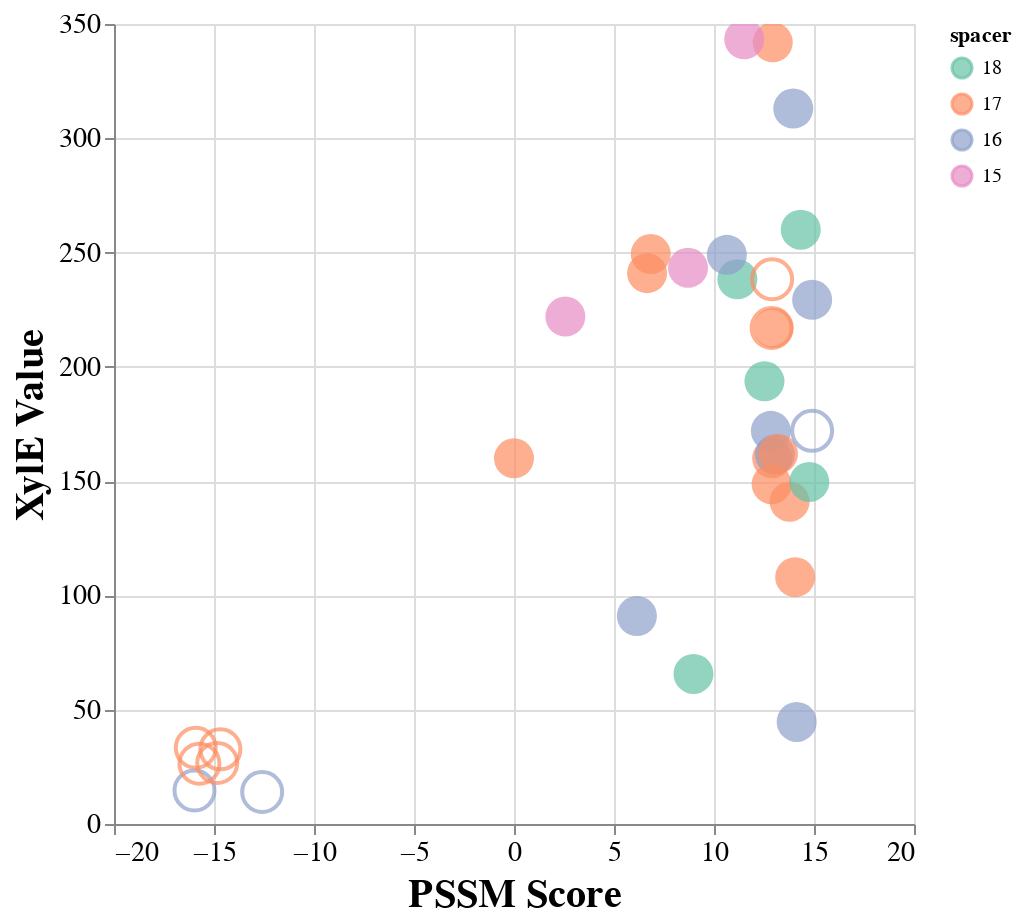

Notebook code cell kept with this figure:
### Code cell
# scatter plot of hex1 vs hex 2
filled = alt.Chart(
    xyle_df,
).mark_circle().encode(
    x=alt.X('total_score:Q',axis=alt.Axis(title="PSSM Score")),
    y=alt.Y('mean_xyle:Q',axis=alt.Axis(title="XylE Value")),
    color=alt.Color('spacer:N',scale=alt.Scale(scheme='set2'),sort='descending'),
    # sinebow, tableau10, viridis, set2
    size=alt.value(400),
    tooltip=["desc:N","hex1:N",'hex2:N','total_score:Q'],
).interactive()

donut = alt.Chart(
    sub_scramble,
).mark_point().encode(
    x=alt.X('total_score:Q',axis=alt.Axis(title="PSSM Score")),
    y=alt.Y('mean_xyle:Q',axis=alt.Axis(title="XylE Value")),
    color=alt.Color('spacer:N',scale=alt.Scale(scheme='set2'),sort='descending'),
    # sinebow, tableau10, viridis, set2
    size=alt.value(400),
    tooltip=["desc:N","hex1:N",'hex2:N','total_score:Q','mean_xyle:Q'],
).interactive()

#combo.save('consensus_scatter.html')
chart = filled + donut

chart.configure_axis(
    labelFontSize=14,
    titleFontSize=20
).properties(
    width=400,
    height=400
)

### Figure 1 — Vega-Lite specification as saved in the notebook (floating-point values rounded to 4 significant figures)
{"config": {"view": {"continuousWidth": 400, "continuousHeight": 300}, "axis": {"labelFontSize": 14, "titleFontSize": 20}}, "layer": [{"data": {"name": "data-084279e637ee3401dfc5205458aeedc4"}, "mark": "circle", "encoding": {"color": {"type": "nominal", "field": "spacer", "scale": {"scheme": "set2"}, "sort": "descending"}, "size": {"value": 400}, "tooltip": [{"type": "nominal", "field": "desc"}, {"type": "nominal", "field": "hex1"}, {"type": "nominal", "field": "hex2"}, {"type": "quantitative", "field": "total_score"}], "x": {"type": "quantitative", "axis": {"title": "PSSM Score"}, "field": "total_score"}, "y": {"type": "quantitative", "axis": {"title": "XylE Value"}, "field": "mean_xyle"}}, "selection": {"selector006": {"type": "interval", "bind": "scales", "encodings": ["x", "y"]}}}, {"data": {"name": "data-67e425d9495da413388427cf6731f7f6"}, "mark": "point", "encoding": {"color": {"type": "nominal", "field": "spacer", "scale": {"scheme": "set2"}, "sort": "descending"}, "size": {"value": 400}, "tooltip": [{"type": "nominal", "field": "desc"}, {"type": "nominal", "field": "hex1"}, {"type": "nominal", "field": "hex2"}, {"type": "quantitative", "field": "total_score"}, {"type": "quantitative", "field": "mean_xyle"}], "x": {"type": "quantitative", "axis": {"title": "PSSM Score"}, "field": "total_score"}, "y": {"type": "quantitative", "axis": {"title": "XylE Value"}, "field": "mean_xyle"}}, "selection": {"selector007": {"type": "interval", "bind": "scales", "encodings": ["x", "y"]}}}], "height": 400, "width": 400, "$schema": "https://vega.github.io/schema/vega-lite/v4.0.2.json", "datasets": {"data-084279e637ee3401dfc5205458aeedc4": [{"locus_tag": "EQU24_RS02895", "desc": "EQU24_RS02895||exosortase system-associated protein, TIGR04073 family", "manual_desc": "exosortase system-associated protein - EQU24_RS02895", "motif_block": "TTGACAACATTCAACCTTTAGGCTATTGT", "hex1": "TTGACA", "hex1_score": 8.353, "hex2": "TATTGT", "hex2_score": 5.705, "total_score": 14.06, "spacer": 17, "rep1": 100, "rep2": 105, "rep3": 119, "mean_xyle": 108.0, "std_xyle": 8.042, "std_low": 99.96, "std_high": 116.0, "scramble": false}, {"locus_tag": "EQU24_RS02970", "desc": "EQU24_RS02970|pqqA|pyrroloquinoline quinone precursor peptide PqqA", "manual_desc": "PQQ precursor peptide (pqqA) - EQU24_RS02970", "motif_block": "TTGCTTTGCCTAAATTATCGTCGTATACT", "hex1": "TTGCTT", "hex1_score": 5.215, "hex2": "TATACT", "hex2_score": 7.692, "total_score": 12.91, "spacer": 17, "rep1": 204, "rep2": 148, "rep3": 128, "mean_xyle": 160.0, "std_xyle": 32.17, "std_low": 127.8, "std_high": 192.2, "scramble": false}, {"locus_tag": "EQU24_RS03495", "desc": "EQU24_RS03495||cold-shock protein", "manual_desc": "cold-shock protein - EQU24_RS03495", "motif_block": "TTGACTTTGGGGAAATAAGGCATAGAAT", "hex1": "TTGACT", "hex1_score": 7.306, "hex2": "TAGAAT", "hex2_score": 5.74, "total_score": 13.05, "spacer": 16, "rep1": 150, "rep2": 143, "rep3": 192, "mean_xyle": 161.7, "std_xyle": 21.64, "std_low": 140.0, "std_high": 183.3, "scramble": false}, {"locus_tag": "EQU24_RS07185", "desc": "EQU24_RS07185||glutamate--ammonia ligase", "manual_desc": "glutamate-ammonia ligase - EQU24_RS07185", "motif_block": "TTGTAATTGAGATCAATTAGTTGCTTATAT", "hex1": "TTGTAA", "hex1_score": 5.04, "hex2": "TTATAT", "hex2_score": 3.934, "total_score": 8.974, "spacer": 18, "rep1": 50, "rep2": 69, "rep3": 78, "mean_xyle": 65.67, "std_xyle": 11.67, "std_low": 54.0, "std_high": 77.34, "scramble": false}, {"locus_tag": "EQU24_RS07390", "desc": "EQU24_RS07390|rpmI|50S ribosomal protein L35", "manual_desc": "50S ribosomal protein L35 - EQU24_RS07390", "motif_block": "CTCAAGGAAACTTACTATTTTTAATCG", "hex1": "CTCAAG", "hex1_score": -0.8016, "hex2": "TAATCG", "hex2_score": 3.37, "total_score": 2.568, "spacer": 15, "rep1": 243, "rep2": 222, "rep3": 201, "mean_xyle": 222.0, "std_xyle": 17.15, "std_low": 204.9, "std_high": 239.1, "scramble": false}, {"locus_tag": "EQU24_RS10370", "desc": "EQU24_RS10370|acpP|acyl carrier protein", "manual_desc": "acyl carrier protein - EQU24_RS10370", "motif_block": "GTGATATTTTTATAATATAAAGTATAAT", "hex1": "GTGATA", "hex1_score": 4.381, "hex2": "TATAAT", "hex2_score": 8.462, "total_score": 12.84, "spacer": 16, "rep1": 138, "rep2": 183, "rep3": 195, "mean_xyle": 172.0, "std_xyle": 24.54, "std_low": 147.5, "std_high": 196.5, "scramble": false}, {"locus_tag": "EQU24_RS12095", "desc": "EQU24_RS12095||cytochrome c", "manual_desc": "cytochrome c - EQU24_RS12095", "motif_block": "TTGAATTTTTACGTTAAATCCCCTATTCT", "hex1": "TTGAAT", "hex1_score": 5.952, "hex2": "TATTCT", "hex2_score": 6.985, "total_score": 12.94, "spacer": 17, "rep1": 305, "rep2": 384, "rep3": 337, "mean_xyle": 342.0, "std_xyle": 32.44, "std_low": 309.6, "std_high": 374.4, "scramble": false}, {"locus_tag": "EQU24_RS12525", "desc": "EQU24_RS12525|ssrA|transfer-messenger RNA", "manual_desc": "transfer-messenger RNA (ssrA) - EQU24_RS12525", "motif_block": "TTGCTAATGATGAATTTAATTGTTAATAT", "hex1": "TTGCTA", "hex1_score": 6.263, "hex2": "TAATAT", "hex2_score": 6.618, "total_score": 12.88, "spacer": 17, "rep1": 139, "rep2": 111, "rep3": 196, "mean_xyle": 148.7, "std_xyle": 35.37, "std_low": 113.3, "std_high": 184.0, "scramble": false}, {"locus_tag": "EQU24_RS15100", "desc": "EQU24_RS15100||HU family DNA-binding protein", "manual_desc": "HU family DNA-binding protein - EQU24_RS15100", "motif_block": "TTGACACTTTATGAGTCGTGTTGATATAAA", "hex1": "TTGACA", "hex1_score": 8.353, "hex2": "TATAAA", "hex2_score": 5.984, "total_score": 14.34, "spacer": 18, "rep1": 296, "rep2": 227, "rep3": 257, "mean_xyle": 260.0, "std_xyle": 28.25, "std_low": 231.8, "std_high": 288.2, "scramble": false}, {"locus_tag": "EQU24_RS15535", "desc": "EQU24_RS15535||hypothetical protein", "manual_desc": "hypothetical protein - EQU24_RS15535", "motif_block": "TTTACTAAGAAAGGCTGATCAAGGTATAGT", "hex1": "TTTACT", "hex1_score": 4.756, "hex2": "TATAGT", "hex2_score": 6.411, "total_score": 11.17, "spacer": 18, "rep1": 193, "rep2": 221, "rep3": 301, "mean_xyle": 238.3, "std_xyle": 45.76, "std_low": 192.6, "std_high": 284.1, "scramble": false}, {"locus_tag": "EQU24_RS15705", "desc": "EQU24_RS15705||cold-shock protein", "manual_desc": "cold-shock protein - EQU24_RS15705", "motif_block": "TCGATAGACACATCCCATACCTTTTATTCT", "hex1": "TCGATA", "hex1_score": 5.538, "hex2": "TATTCT", "hex2_score": 6.985, "total_score": 12.52, "spacer": 18, "rep1": 184, "rep2": 203, "rep3": 194, "mean_xyle": 193.7, "std_xyle": 7.76, "std_low": 185.9, "std_high": 201.4, "scramble": false}, {"locus_tag": "EQU24_RS15745", "desc": "EQU24_RS15745||cold-shock protein", "manual_desc": "cold-shock protein - EQU24_RS15745", "motif_block": "TTGCTTTCCTGATTAGCCGGCTTTATTAT", "hex1": "TTGCTT", "hex1_score": 5.215, "hex2": "TATTAT", "hex2_score": 7.756, "total_score": 12.97, "spacer": 17, "rep1": 232, "rep2": 219, "rep3": 200, "mean_xyle": 217.0, "std_xyle": 13.14, "std_low": 203.9, "std_high": 230.1, "scramble": false}, {"locus_tag": "EQU24_RS16195", "desc": "EQU24_RS16195||hypothetical protein", "manual_desc": "hypothetical protein - EQU24_RS16195", "motif_block": "TTGACATGTTTCTTCGATCATGTTAAAAA", "hex1": "TTGACA", "hex1_score": 8.353, "hex2": "TAAAAA", "hex2_score": 4.847, "total_score": 13.2, "spacer": 17, "rep1": 174, "rep2": 129, "rep3": 183, "mean_xyle": 162.0, "std_xyle": 23.62, "std_low": 138.4, "std_high": 185.6, "scramble": false}, {"locus_tag": "EQU24_RS18060", "desc": "EQU24_RS18060|rplM|50S ribosomal protein L13", "manual_desc": "50S ribosomal protein L13 - EQU24_RS18060", "motif_block": "TTTATTGGGTCCTAAACAGAATAAACA", "hex1": "TTTATT", "hex1_score": 4.625, "hex2": "TAAACA", "hex2_score": 4.076, "total_score": 8.701, "spacer": 15, "rep1": 219, "rep2": 283, "rep3": 228, "mean_xyle": 243.3, "std_xyle": 28.29, "std_low": 215.0, "std_high": 271.6, "scramble": false}, {"locus_tag": "EQU24_RS18140", "desc": "EQU24_RS18140|moxF|PQQ-dependent dehydrogenase, methanol/ethanol family", "manual_desc": "methanol dehydrogenase (moxF) - EQU24_RS18140", "motif_block": "TTGTAACAACAAACACCGCAATCAATAG", "hex1": "TTGTAA", "hex1_score": 5.04, "hex2": "CAATAG", "hex2_score": 1.105, "total_score": 6.145, "spacer": 16, "rep1": 79, "rep2": 82, "rep3": 112, "mean_xyle": 91.0, "std_xyle": 14.9, "std_low": 76.1, "std_high": 105.9, "scramble": false}, {"locus_tag": "EQU24_RS18355", "desc": "EQU24_RS18355||hypothetical protein", "manual_desc": "hypothetical protein - EQU24_RS18355", "motif_block": "TTTATAAGATTTCCGTTTATTTTATAAT", "hex1": "TTTATA", "hex1_score": 5.672, "hex2": "TATAAT", "hex2_score": 8.462, "total_score": 14.13, "spacer": 16, "rep1": 50, "rep2": 38, "rep3": 46, "mean_xyle": 44.67, "std_xyle": 4.989, "std_low": 39.68, "std_high": 49.66, "scramble": false}, {"locus_tag": "EQU24_RS19105", "desc": "EQU24_RS19105|rpsT|30S ribosomal protein S20", "manual_desc": "30S ribosomal protein S20 - EQU24_RS19105", "motif_block": "TTGACAATAGTAGCACTACGCAAGATAAT", "hex1": "TTGACA", "hex1_score": 8.353, "hex2": "GATAAT", "hex2_score": 5.426, "total_score": 13.78, "spacer": 17, "rep1": 146, "rep2": 139, "rep3": 138, "mean_xyle": 141.0, "std_xyle": 3.559, "std_low": 137.4, "std_high": 144.6, "scramble": false}, {"locus_tag": "EQU24_RS19315", "desc": "EQU24_RS19315|pmoC|methane monooxygenase/ammonia monooxygenase subunit C", "manual_desc": "methane monooxygenase subunit C (pmoC) - EQU24_RS19315", "motif_block": "TTGACAAGCCTTTTCGAAATGATAAACT", "hex1": "TTGACA", "hex1_score": 8.353, "hex2": "TAAACT", "hex2_score": 6.554, "total_score": 14.91, "spacer": 16, "rep1": 209, "rep2": 265, "rep3": 214, "mean_xyle": 229.3, "std_xyle": 25.3, "std_low": 204.0, "std_high": 254.6, "scramble": false}, {"locus_tag": "EQU24_RS19765", "desc": "EQU24_RS19765|rnpB|RNase P RNA component class A", "manual_desc": "RNase P RNA component class A - EQU24_RS19765", "motif_block": "CCGACATGTTTTTAATTCGCGTATAAT", "hex1": "CCGACA", "hex1_score": 3.05, "hex2": "TATAAT", "hex2_score": 8.462, "total_score": 11.51, "spacer": 15, "rep1": 333, "rep2": 326, "rep3": 371, "mean_xyle": 343.3, "std_xyle": 19.77, "std_low": 323.6, "std_high": 363.1, "scramble": false}, {"locus_tag": "EQU24_RS21040", "desc": "EQU24_RS21040|rpmB|50S ribosomal protein L28", "manual_desc": "50S ribosomal protein L28 - EQU24_RS21040", "motif_block": "TTCTCGTTGAACGGACGTTTTTTCTTTCG", "hex1": "TTCTCG", "hex1_score": 1.212, "hex2": "CTTTCG", "hex2_score": -1.213, "total_score": -0.00134, "spacer": 17, "rep1": 159, "rep2": 148, "rep3": 173, "mean_xyle": 160.0, "std_xyle": 10.23, "std_low": 149.8, "std_high": 170.2, "scramble": false}, {"locus_tag": "EQU24_RS21560", "desc": "EQU24_RS21560|fbaA|class II fructose-bisphosphate aldolase", "manual_desc": "fructose-bisphosphate aldolase - EQU24_RS21560", "motif_block": "TTGTCGCGAAAACGGGTTTGTTTTTTGAT", "hex1": "TTGTCG", "hex1_score": 4.247, "hex2": "TTTGAT", "hex2_score": 2.408, "total_score": 6.656, "spacer": 17, "rep1": 234, "rep2": 238, "rep3": 251, "mean_xyle": 241.0, "std_xyle": 7.257, "std_low": 233.7, "std_high": 248.3, "scramble": false}, {"locus_tag": "EQU24_RS21565", "desc": "EQU24_RS21565||transaldolase", "manual_desc": "transaldolase - EQU24_RS21565", "motif_block": "CCGATATAGGAATTTGCTGATTAAATACT", "hex1": "CCGATA", "hex1_score": 2.919, "hex2": "AATACT", "hex2_score": 3.919, "total_score": 6.838, "spacer": 17, "rep1": 247, "rep2": 283, "rep3": 218, "mean_xyle": 249.3, "std_xyle": 26.59, "std_low": 222.7, "std_high": 275.9, "scramble": false}, {"locus_tag": "EQU24_RS21665", "desc": "EQU24_RS21665|trxA|thioredoxin TrxA", "manual_desc": "thioredoxin TrxA - EQU24_RS21665", "motif_block": "TTGACAAAATAACGCCGGCACTCCTATAGT", "hex1": "TTGACA", "hex1_score": 8.353, "hex2": "TATAGT", "hex2_score": 6.411, "total_score": 14.76, "spacer": 18, "rep1": 148, "rep2": 129, "rep3": 172, "mean_xyle": 149.7, "std_xyle": 17.59, "std_low": 132.1, "std_high": 167.3, "scramble": false}, {"locus_tag": "EQU24_RS21720", "desc": "EQU24_RS21720||hypothetical protein", "manual_desc": "hypothetical protein - EQU24_RS21720", "motif_block": "TTGCTTTTATTTTGGGAATGAGGATAAT", "hex1": "TTGCTT", "hex1_score": 5.215, "hex2": "GATAAT", "hex2_score": 5.426, "total_score": 10.64, "spacer": 16, "rep1": 227, "rep2": 245, "rep3": 275, "mean_xyle": 249.0, "std_xyle": 19.8, "std_low": 229.2, "std_high": 268.8, "scramble": false}, {"locus_tag": "EQU24_RS22110", "desc": "EQU24_RS22110||hypothetical protein", "manual_desc": "hypothetical protein - EQU24_RS22110", "motif_block": "TTGATATTGCGGCAATCTACGTTAGAAT", "hex1": "TTGATA", "hex1_score": 8.222, "hex2": "TAGAAT", "hex2_score": 5.74, "total_score": 13.96, "spacer": 16, "rep1": 304, "rep2": 321, "rep3": 314, "mean_xyle": 313.0, "std_xyle": 6.976, "std_low": 306.0, "std_high": 320.0, "scramble": false}], "data-67e425d9495da413388427cf6731f7f6": [{"locus_tag": "EQU24_RS19315", "desc": "EQU24_RS19315|pmoC|35_scramble", "motif_block": "AAAGGCAGCCTTTTCGAAATGATAAACT", "hex1": "AAAGGC", "hex1_score": -22.53, "hex2": "TAAACT", "hex2_score": 6.554, "total_score": -15.98, "spacer": 16, "rep1": 10, "rep2": 14, "rep3": 20, "mean_xyle": 14.67, "std_xyle": 4.11, "std_low": 10.56, "std_high": 18.78, "scramble": true}, {"locus_tag": "EQU24_RS19315", "desc": "EQU24_RS19315|pmoC|10_scramble", "motif_block": "TTGACAAGCCTTTTCGAAATGAACCCTC", "hex1": "TTGACA", "hex1_score": 8.353, "hex2": "ACCCTC", "hex2_score": -20.94, "total_score": -12.59, "spacer": 16, "rep1": 13, "rep2": 18, "rep3": 11, "mean_xyle": 14.0, "std_xyle": 2.944, "std_low": 11.06, "std_high": 16.94, "scramble": true}, {"locus_tag": "EQU24_RS19315", "desc": "EQU24_RS19315|pmoC|spacer_scramble", "motif_block": "TTGACAAGCCTAGTAAGAATGATAAACT", "hex1": "TTGACA", "hex1_score": 8.353, "hex2": "TAAACT", "hex2_score": 6.554, "total_score": 14.91, "spacer": 16, "rep1": 138, "rep2": 183, "rep3": 195, "mean_xyle": 172.0, "std_xyle": 24.54, "std_low": 147.5, "std_high": 196.5, "scramble": true}, {"locus_tag": "EQU24_RS02970", "desc": "EQU24_RS02970|pqqA|35_scramble", "motif_block": "AAAGGCTGCCTAAATTATCGTCGTATACT", "hex1": "AAAGGC", "hex1_score": -22.53, "hex2": "TATACT", "hex2_score": 7.692, "total_score": -14.84, "spacer": 17, "rep1": 30, "rep2": 22, "rep3": 28, "mean_xyle": 26.67, "std_xyle": 3.399, "std_low": 23.27, "std_high": 30.07, "scramble": true}, {"locus_tag": "EQU24_RS02970", "desc": "EQU24_RS02970|pqqA|10_scramble", "motif_block": "TTGCTTTGCCTAAATTATCGTCGACCCTC", "hex1": "TTGCTT", "hex1_score": 5.215, "hex2": "ACCCTC", "hex2_score": -20.94, "total_score": -15.73, "spacer": 17, "rep1": 23, "rep2": 27, "rep3": 29, "mean_xyle": 26.33, "std_xyle": 2.494, "std_low": 23.84, "std_high": 28.83, "scramble": true}, {"locus_tag": "EQU24_RS02970", "desc": "EQU24_RS02970|pqqA|spacer_scramble", "motif_block": "TTGCTTTGCCTAGTAAGTCGTCGTATACT", "hex1": "TTGCTT", "hex1_score": 5.215, "hex2": "TATACT", "hex2_score": 7.692, "total_score": 12.91, "spacer": 17, "rep1": 193, "rep2": 221, "rep3": 301, "mean_xyle": 238.3, "std_xyle": 45.76, "std_low": 192.6, "std_high": 284.1, "scramble": true}, {"locus_tag": "EQU24_RS12525", "desc": "EQU24_RS12525|ssrA|35_scramble", "motif_block": "AAAGGCATGATGAATTTAATTGTTAATAT", "hex1": "AAAGGC", "hex1_score": -22.53, "hex2": "TAATAT", "hex2_score": 6.618, "total_score": -15.91, "spacer": 17, "rep1": 38, "rep2": 32, "rep3": 30, "mean_xyle": 33.33, "std_xyle": 3.399, "std_low": 29.93, "std_high": 36.73, "scramble": true}, {"locus_tag": "EQU24_RS12525", "desc": "EQU24_RS12525|ssrA|10_scramble", "motif_block": "TTGCTAATGATGAATTTAATTGTACCCTC", "hex1": "TTGCTA", "hex1_score": 6.263, "hex2": "ACCCTC", "hex2_score": -20.94, "total_score": -14.68, "spacer": 17, "rep1": 29, "rep2": 31, "rep3": 38, "mean_xyle": 32.67, "std_xyle": 3.859, "std_low": 28.81, "std_high": 36.53, "scramble": true}, {"locus_tag": "EQU24_RS12525", "desc": "EQU24_RS12525|ssrA|spacer_scramble", "motif_block": "TTGCTAATGATAGTAAGAATTGTTAATAT", "hex1": "TTGCTA", "hex1_score": 6.263, "hex2": "TAATAT", "hex2_score": 6.618, "total_score": 12.88, "spacer": 17, "rep1": 232, "rep2": 219, "rep3": 200, "mean_xyle": 217.0, "std_xyle": 13.14, "std_low": 203.9, "std_high": 230.1, "scramble": true}]}}
